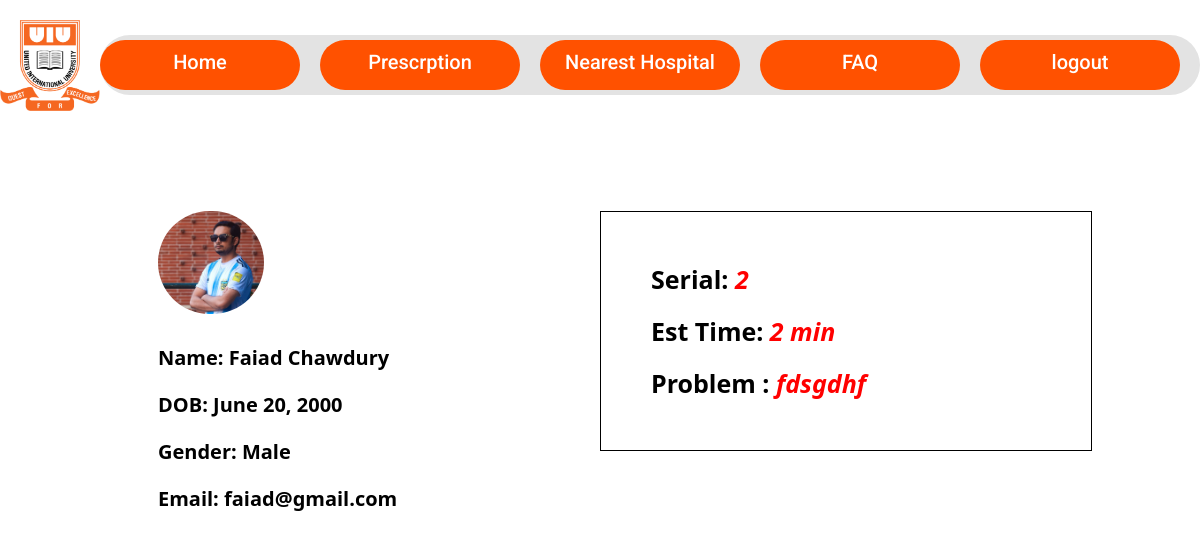
The page /patient/ (signed in) on the database as committed earlier.
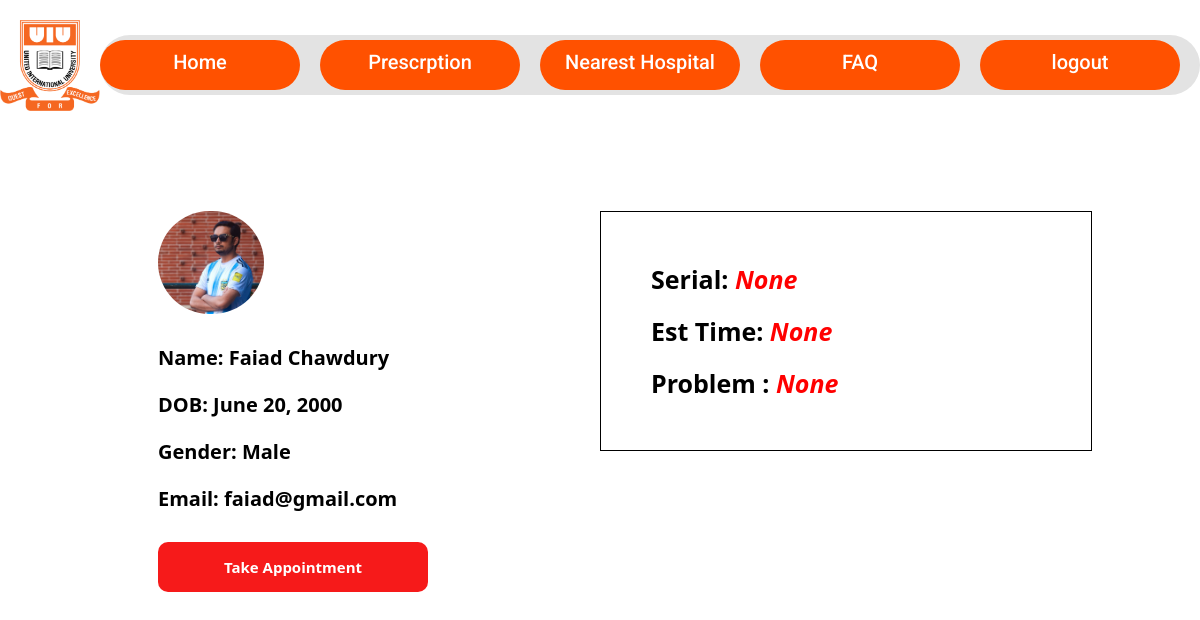
The same page on the database as committed later.
### Users/models.py (models this page shows)
class Appointment(models.Model):
    TIME_SLOT = {
        "slot1": "9AM -11AM",
        "slot2": "11AM-1PM",
        "slot3": "1PM-5PM"
    }
    patient = models.ForeignKey(Person, on_delete=models.CASCADE, primary_key=True, related_name='patient_appointments')
    appointment_date = models.DateTimeField(default=timezone.now)
    status = models.BooleanField(default=False)  # True if the appointment is confirmed
    slot = models.CharField(max_length=5, choices=TIME_SLOT)
    problem = models.CharField(max_length=250, null=True)

### patient/views.py (the view)
# urls.py: path('', patient_home, name='patient-home'),
def patient_home(request):
    if not request.session.get('username'):
        return redirect('index')
    appointments = Appointment.objects.filter(status=True).order_by('appointment_date')
    c = 0
    appointment = None
    rank = None
    for a in appointments:
        c = c + 1
        if a.patient.username == request.session.get('username'):
            appointment = a
            rank =  c
            break
    person = Person.objects.get(username=request.session.get('username'))
    return render(request, 'patient-home.html', context={"person":person, "rank": rank, "appointment": appointment})

### patient/templates/patient-home.html (shortened to what this page needs)
{% extends "base.html" %}
{% block css %}
    {% load static %}
    {% load django_template_maths %}
    <link rel="stylesheet" href="{% static 'patient.css' %}">
{% endblock %}
{% block content %}
    <div class="body-content">
        <div class="left-side">
            <img src="/media/{{person.userprofileimage}}" alt="">
            <p>Name: {{ person.first_name}} {{person.last_name }}</p>
            <p>DOB: {{ person.dob }}</p>
            <p>Gender: {{ person.gender }}</p>
            <p>Email: {{ person.email }}</p>
            {% if not appointment.status %}
                <a href="{% url 'take-appoinment' %}">Take Appointment</a>
            {% endif %}
        </div>
        <div class="right-side">
            <div class="appointment-status">
                <label for="active">Serial: <span>{{rank}}</span></label><br>
                <label for="">Est Time:
                    <span>
                        {% if rank is not None %}
                            {{ rank|mul:15|sub:15 }} min
                        {% else %}
                            {{ rank }}
                        {% endif %}
                    </span>
                </label><br>
                <label for="">
                    Problem :
                    <span>
                        {% if appointment is not None %}
                            {{ appointment.problem }}
                        {% else %}
                            None
                        {% endif %}
                    </span>
                </label>
            </div>
        </div>
    </div>
{% endblock %}

Rows that differ between the two databases and show on the page:
no longer on this page (row edited): Appointment: problem "fdsgdhf"
Other text that changed with them:
{{ rank }}: "2" → "None"
{{ rank }}: (not shown) → "None"
{{ rank|mul:15|sub:15 }}: "2" → (not shown)
text no longer shown: "min"
text now shown: "Take Appointment None"
